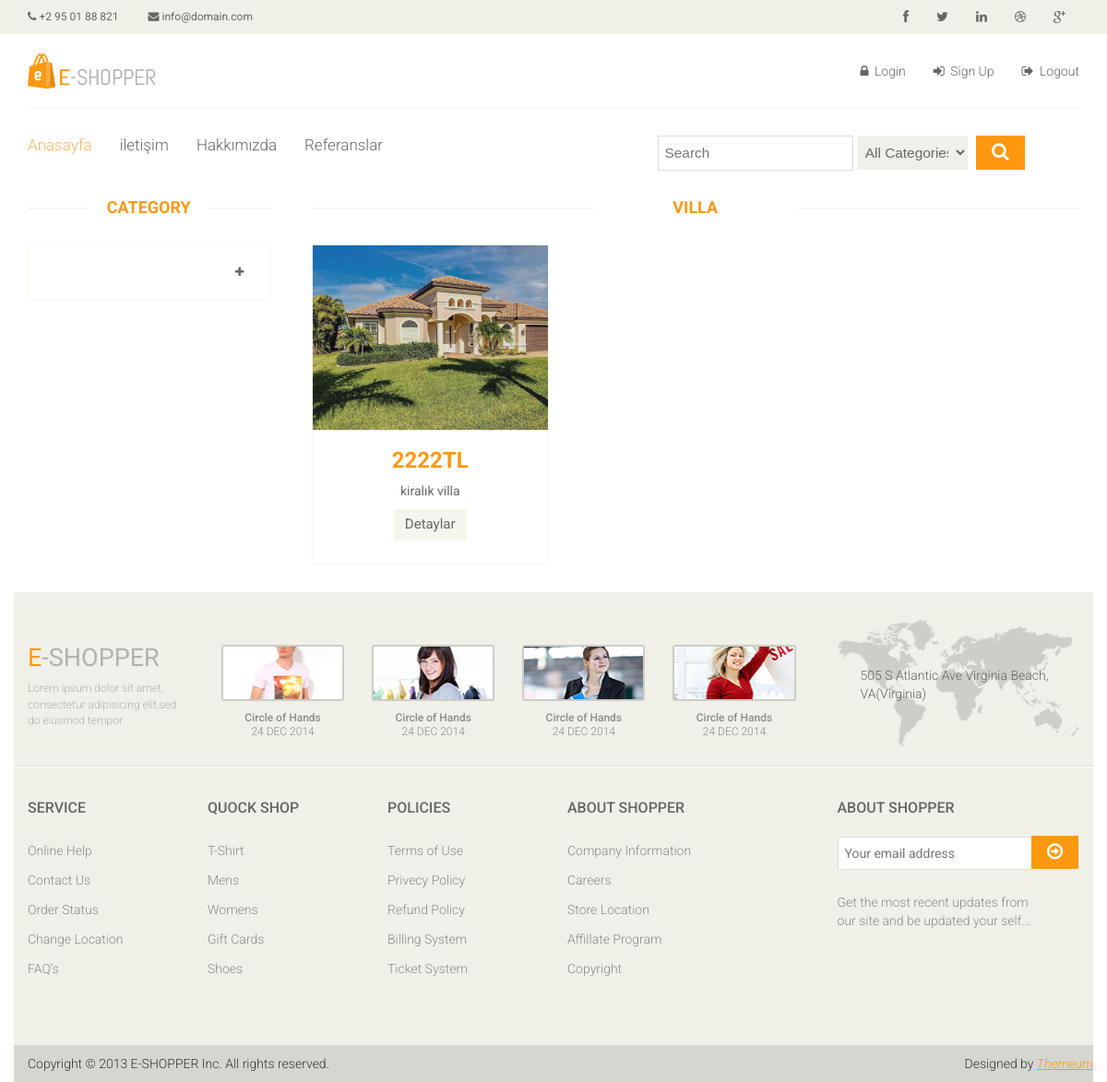
Before: /category/9/Villa/ with the older database file.
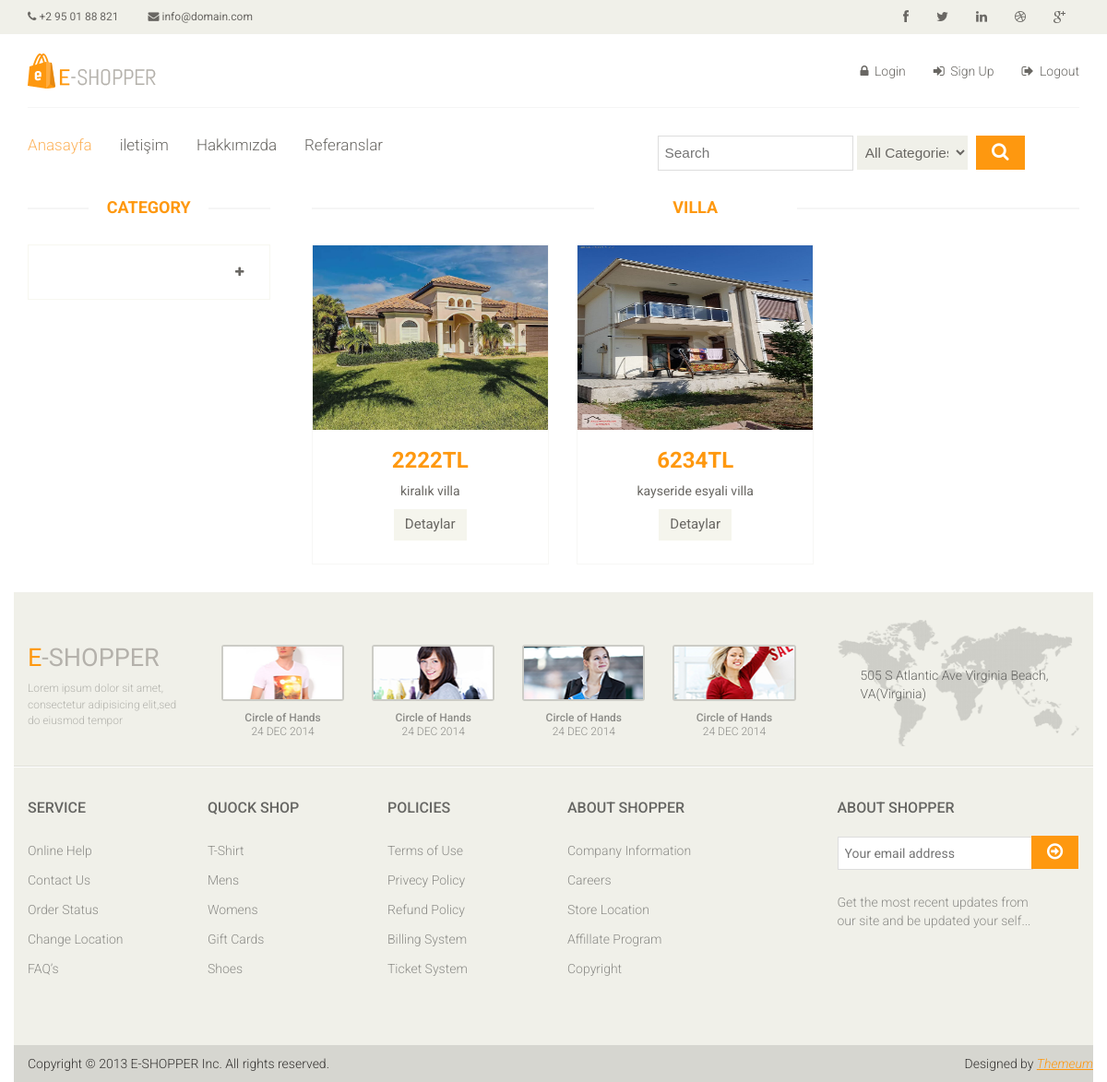
After: the same page with the newer database file.
### house/models.py (models this page shows, shortened)
class Category(MPTTModel):
    STATUS = (
        ('True', 'Evet'),
        ('False', 'Hayır'),
    )
    title = models.CharField(max_length=30)
    keywords = models.CharField(max_length=255, blank=True)
    description = models.CharField(max_length=255, blank=True)
    image = models.ImageField(blank=True, upload_to='images/')
    status = models.CharField(max_length=30, choices=STATUS)
    slug = models.SlugField(null=False, unique=True)
    parent = TreeForeignKey('self', blank=True, null=True, related_name='children', on_delete=models.CASCADE)
    create_at = models.DateTimeField(auto_now_add=True)
    update_at = models.DateTimeField(auto_now=True)
    class MPTTMeta:
        order_insertion_by = ['title']
    def image_tag(self):
        if self.image:
            return mark_safe('<img src="%s" style="width: 45px; height:45px;" />' % self.image.url)
        else:
            return 'No Image Found'
    image_tag.short_description = 'Image'

class House(models.Model):
    STATUS = (
        ('True', 'Evet'),
        ('False', 'Hayır'),
    )
    BALCONY = (
        ('Existent', 'Var'),
        ('Absent', 'Yok'),
    )
    HEATING = (
        ('Yok', 'Yok'),
        ('Soba', 'Soba'),
        ('Kombi', 'Kombi'),
        ('Merkezi', 'Merkezi'),
    )
    STUFF = (
        ('True', 'Evet'),
        ('False', 'Hayır'),
    )
    ROOM = (
        ('1+0', '1+0'),
        ('1+1', '1+1'),
        ('2+0', '2+0'),
        ('2+1', '2+1'),
        ('3+1', '3+1'),
    )
    category = models.ForeignKey(Category, on_delete=models.CASCADE)
    title = models.CharField(max_length=30, blank=True)
    keywords = models.CharField(max_length=255, blank=True)
    description = models.CharField(max_length=255, blank=True)
    image = models.ImageField(blank=True, upload_to='images/')
    address = models.TextField()
    price = models.IntegerField(blank=True)
    room = models.CharField(max_length=30, choices=ROOM, blank=True)
    balcony = models.CharField(max_length=30, choices=BALCONY, blank=True)
    heating = models.CharField(max_length=30, choices=HEATING, blank=True)
    stuff = models.CharField(max_length=30, choices=STUFF, blank=True)
    status = models.CharField(max_length=30, choices=STATUS)
    detail = RichTextUploadingField(blank=True)
    slug = models.SlugField(null=False, unique=True)
    parent = models.ForeignKey('self', blank=True, null=True, related_name='children', on_delete=models.CASCADE)
    create_at = models.DateTimeField(auto_now_add=True)
    update_at = models.DateTimeField(auto_now=True)
    def image_tag(self):
        if self.image:
            return mark_safe('<img src="%s" style="width: 45px; height:45px;" />' % self.image.url)
        else:
            return 'No Image Found'
    image_tag.short_description = 'Image'

### home/views.py (the view)
# urls.py: path('category/<int:id>/<slug:slug>/', views.category_houses, name='category_houses'),
def category_houses(request, id, slug):
    category = Category.objects.all()
    categorydata = Category.objects.get(pk=id)
    house = House.objects.filter(category_id=id)
    context = {'house': house,
               'category': category,
               'categorydata': categorydata}
    return render(request, 'houses.html', context)
    image_tag.short_description = 'Image'

### home/templates/houses.html (shortened to what this page needs)
{% extends "homebase.html" %}
{% block sidebar %}
    {% include "sidebar.html" %}
{% endblock %}
{% block content %}
    <section>
        <div class="container">
            <div class="row">
                <div class="col-sm-9 padding-right">
                    <div class="features_items">
                        <h2 class="title text-center">{{ categorydata.title}}</h2>
                        {% for rs in house %}
                            <div class="col-sm-4">
                                <div class="product-image-wrapper">
                                    <div class="single-products">
                                        <div class="productinfo text-center">
                                            <img src="{{ rs.image.url }}" style="width: 300px; height: 200px; align-content: center" alt="">
                                            <h2>{{ rs.price }}TL</h2>
                                            <p>{{ rs.title }}</p>
                                            <a href="/house/{{ rs.id }}/{{ rs.slug }}"
                                           class="btn btn-default add-to-cart">Detaylar</a>
                                        </div>
                                    </div>
                                </div>
                            </div>
                        {% endfor %}
                    </div>
                </div>
            </div>
        </div>
    </section>
{% endblock %}

Changed rows visible on the page:
added House: image (picture), price "6234", title "kayseride esyali villa"
